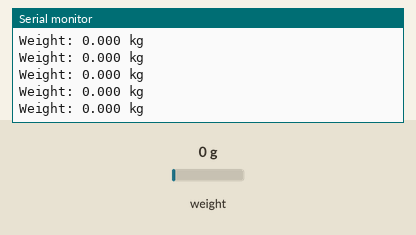
This sketch was run on a simulated Arduino Uno, built with avr-gcc and run on an emulated ATmega328P. On the bench: the last lines printed to the serial monitor. The inputs (shaded band) are chosen by the test bench; at power-on: weight on the scale 0 g.

Above: at 2.2 s.
2.3 s: weight on the scale set to 100 g
At 2.33 s:
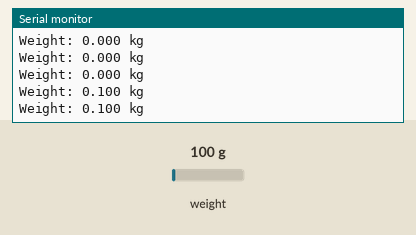
5.3 s: weight on the scale set to 1250 g
At 5.35 s:
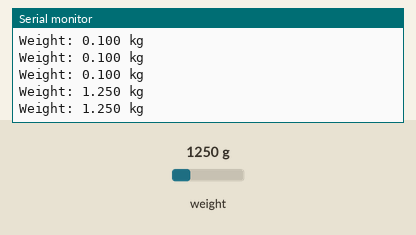
Timing chart, 0 to 8.3 s (numbered marks = the images above; inputs shaded):
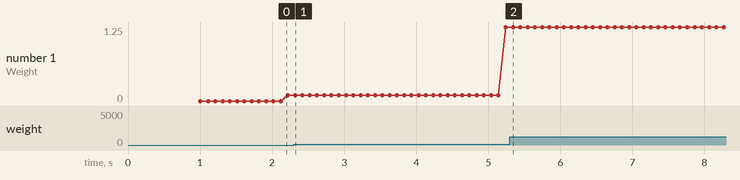

The sketch:

LoadTrial.ino
```cpp
/*
* circuits4you.com
* 2016 November 25
* Load Cell HX711 Module Interface with Arduino to measure weight in Kgs
Arduino
pin
5 -> HX711 CLK
4 -> DOUT
5V -> VCC
GND -> GND
Most any pin on the Arduino Uno will be compatible with DOUT/CLK.
The HX711 board can be powered from 2.7V to 5V so the Arduino 5V power should be fine.
*/
#include "HX711.h" //You must have this library in your arduino library folder
#define DOUT 4
#define CLK 5
HX711 scale(DOUT, CLK);
//Change this calibration factor as per your load cell once it is found you many need to vary it in thousands
float calibration_factor = 96650; //-106600 worked for my 40Kg max scale setup
//=============================================================================================
// SETUP
//=============================================================================================
void setup() {
 Serial.begin(9600);
 Serial.println("Press T to tare");
 scale.set_scale(157860); //Calibration Factor obtained from first sketch
 scale.tare(); //Reset the scale to 0
}
//=============================================================================================
// LOOP
//=============================================================================================
void loop() {
 Serial.print("Weight: ");
 Serial.print(scale.get_units(), 3); //Up to 3 decimal points
 Serial.println(" kg"); //Change this to kg and re-adjust the calibration factor if you follow lbs
 if(Serial.available())
 {
 char temp = Serial.read();
 if(temp == 't' || temp == 'T')
 scale.tare(); //Reset the scale to zero
 }
}
```

Measured:
- after the input at 2.3 s, the serial monitor: prints a new line at once (image 1)
- after the input at 5.3 s, the serial monitor: prints a new line at once (image 2)
- plotted number 1: 0.1 → 1.25 after the input at 2.3 s
